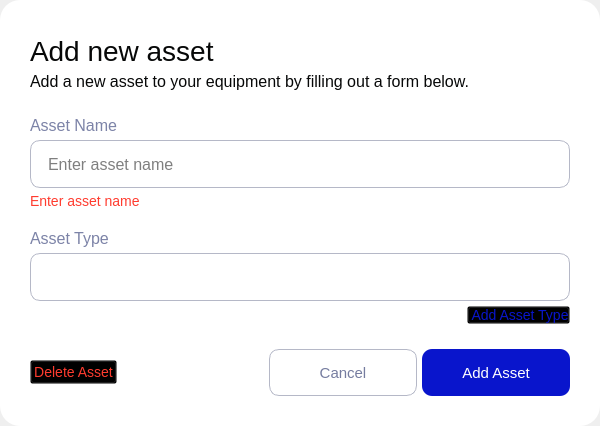
        <widget class="QWidget" name="asset_page">
         <layout class="QVBoxLayout" name="asset_layout">
          <property name="spacing">
           <number>0</number>
          </property>
          <property name="leftMargin">
           <number>0</number>
          </property>
          <property name="topMargin">
           <number>0</number>
          </property>
          <property name="rightMargin">
           <number>0</number>
          </property>
          <property name="bottomMargin">
           <number>0</number>
          </property>
          <item alignment="Qt::AlignHCenter|Qt::AlignVCenter">
           <widget class="QFrame" name="asset_main_frame">
            <property name="minimumSize">
             <size>
              <width>0</width>
              <height>0</height>
             </size>
            </property>
            <property name="maximumSize">
             <size>
              <width>16777215</width>
              <height>16777215</height>
             </size>
            </property>
            <property name="styleSheet">
             <string notr="true">QFrame {
	border-radius: 20px;
	background-color: rgb(255, 255, 255);
}

QLineEdit {
	min-width: 508px;
	min-height: 46px;
	max-width: 508px;
	max-height: 46px;
	border-radius: 10px;
	border: 1px solid #B5B8C7;
	padding-left: 15px;
	padding-right: 15px;
	font-size: 16px;
}

QLineEdit:hover {
	border: 1px solid #0915CC;
	background-color: #F2F3F6;
}

QLineEdit:focus {
	border: 1px solid #0915CC;
	background-color: #F2F3F6;
}

QLineEdit[error=true] {
	border: 1px solid #FF3C2F;
}

QComboBox {
	border-radius: 10px;
	border: 1px solid #B5B8C7;
	padding-left: 15px;
	padding-right: 15px;
	font-size: 16px;
	color: #757C9F;
}

QComboBox:hover {
	border: 1px solid #0915CC;
	background: #F2F3F6;
}

QComboBox::drop-down {
    border-top-right-radius: 3px;
    border-bottom-right-radius: 3px;
}

QComboBox::down-arrow {
	padding-right: 20px;
    image: url(:/image/arrow_drop_down.svg);
}

QComboBox QAbstractItemView
{
	background: #F9FAFB;
	padding-left: 7px;
	padding-right: 7px;
    border: 0.5px solid rgba(181, 184, 199, 0.5);
	border-radius: 8px;
	outline: 0;
}

QComboBox QAbstractItemView::item { 
	min-height: 35px;
	padding-left: 15px;
	background: #F9FAFB;
	color: #070808;
}

QListView::item:selected { 
	color: #0915CC; 
	background-color: #F2F3F6; 
	border-radius: 4px;
}

#asset_header{
	font-size: 28px;
	color: #070808;
	margin-bottom: 5px;
}

#asset_text {
	font-size: 16px;
	color: #070808;
	margin-bottom: 25px;
}

#error_asset_name, #error_asset_type {
	margin-top: 5px;
	font-size: 14px;
	color: #FF3C2F;
}

#asset_name_label {
	font-size: 16px;
	color: #7C83A7;
	margin-bottom: 5px;
}
#asset_type_label {
	font-size: 16px;
	color: #7C83A7;
	margin-bottom: 5px;
	margin-top: 20px;
}</string>
            </property>
            <property name="frameShape">
             <enum>QFrame::NoFrame</enum>
            </property>
            <property name="frameShadow">
             <enum>QFrame::Raised</enum>
            </property>
            <layout class="QVBoxLayout" name="asset_main_layout">
             <property name="spacing">
              <number>0</number>
             </property>
             <property name="leftMargin">
              <number>30</number>
             </property>
             <property name="topMargin">
              <number>35</number>
             </property>
             <property name="rightMargin">
              <number>30</number>
             </property>
             <property name="bottomMargin">
              <number>30</number>
             </property>
             <item>
              <widget class="QLabel" name="asset_header">
               <property name="styleSheet">
                <string notr="true"/>
               </property>
               <property name="text">
                <string>Add new asset</string>
               </property>
               <property name="textFormat">
                <enum>Qt::AutoText</enum>
               </property>
               <property name="alignment">
                <set>Qt::AlignJustify|Qt::AlignVCenter</set>
               </property>
               <property name="margin">
                <number>0</number>
               </property>
               <property name="indent">
                <number>-1</number>
               </property>
              </widget>
             </item>
             <item>
              <widget class="QLabel" name="asset_text">
               <property name="styleSheet">
                <string notr="true"/>
               </property>
               <property name="text">
                <string>Add a new asset to your equipment by filling out a form below.</string>
               </property>
               <property name="alignment">
                <set>Qt::AlignJustify|Qt::AlignVCenter</set>
               </property>
              </widget>
             </item>
             <item>
              <widget class="QLabel" name="asset_name_label">
               <property name="styleSheet">
                <string notr="true">margin-bottom: 5px;</string>
               </property>
               <property name="text">
                <string>Asset Name</string>
               </property>
               <property name="alignment">
                <set>Qt::AlignJustify|Qt::AlignVCenter</set>
               </property>
              </widget>
             </item>
             <item>
              <widget class="QLineEdit" name="asset_name_input">
               <property name="enabled">
                <bool>true</bool>
               </property>
               <property name="sizePolicy">
                <sizepolicy hsizetype="Fixed" vsizetype="Fixed">
                 <horstretch>0</horstretch>
                 <verstretch>0</verstretch>
                </sizepolicy>
               </property>
               <property name="minimumSize">
                <size>
                 <width>540</width>
                 <height>48</height>
                </size>
               </property>
               <property name="maximumSize">
                <size>
                 <width>540</width>
                 <height>48</height>
                </size>
               </property>
               <property name="layoutDirection">
                <enum>Qt::LeftToRight</enum>
               </property>
               <property name="styleSheet">
                <string notr="true"/>
               </property>
               <property name="text">
                <string/>
               </property>
               <property name="echoMode">
                <enum>QLineEdit::Normal</enum>
               </property>
               <property name="alignment">
                <set>Qt::AlignLeading|Qt::AlignLeft|Qt::AlignVCenter</set>
               </property>
               <property name="placeholderText">
                <string>Enter asset name</string>
               </property>
              </widget>
             </item>
             <item>
              <widget class="QLabel" name="error_asset_name">
               <property name="focusPolicy">
                <enum>Qt::NoFocus</enum>
               </property>
               <property name="styleSheet">
                <string notr="true"/>
               </property>
               <property name="text">
                <string>Enter asset name</string>
               </property>
               <property name="alignment">
                <set>Qt::AlignJustify|Qt::AlignVCenter</set>
               </property>
              </widget>
             </item>
             <item>
              <widget class="QLabel" name="asset_type_label">
               <property name="styleSheet">
                <string notr="true"/>
               </property>
               <property name="text">
                <string>Asset Type</string>
               </property>
               <property name="alignment">
                <set>Qt::AlignJustify|Qt::AlignVCenter</set>
               </property>
              </widget>
             </item>
             <item>
              <widget class="QComboBox" name="asset_type_combobox">
               <property name="minimumSize">
                <size>
                 <width>0</width>
                 <height>48</height>
                </size>
               </property>
               <property name="maximumSize">
                <size>
                 <width>540</width>
                 <height>48</height>
                </size>
               </property>
               <property name="duplicatesEnabled">
                <bool>true</bool>
               </property>
              </widget>
             </item>
             <item alignment="Qt::AlignRight">
              <widget class="QPushButton" name="asset_add_asset_type">
               <property name="cursor">
                <cursorShape>PointingHandCursor</cursorShape>
               </property>
               <property name="styleSheet">
                <string notr="true">QPushButton {
	background: transparent;
	font-size: 14px;
	color: #0915CC;
	qproperty-icon: url(:/image/round_plus_icon_default.svg);
	margin-top: 5px;
}

QPushButton:hover {
	text-decoration: underline;
}</string>
               </property>
               <property name="text">
                <string> Add Asset Type</string>
               </property>
               <property name="iconSize">
                <size>
                 <width>28</width>
                 <height>28</height>
                </size>
               </property>
              </widget>
             </item>
             <item>
              <widget class="QFrame" name="asset_bottom_frame">
               <property name="frameShape">
                <enum>QFrame::NoFrame</enum>
               </property>
               <property name="frameShadow">
                <enum>QFrame::Raised</enum>
               </property>
               <layout class="QHBoxLayout" name="asset_bottom_layout" stretch="0,0">
                <property name="spacing">
                 <number>0</number>
                </property>
                <property name="leftMargin">
                 <number>0</number>
                </property>
                <property name="topMargin">
                 <number>25</number>
                </property>
                <property name="rightMargin">
                 <number>0</number>
                </property>
                <property name="bottomMargin">
                 <number>0</number>
                </property>
                <item alignment="Qt::AlignLeft">
                 <widget class="QPushButton" name="asset_delete">
                  <property name="styleSheet">
                   <string notr="true">QPushButton {
	background: transparent;
	font-size: 14px;
	color: #FF3C2F;
	qproperty-icon: url(:/image/delete_acc_icon_hover_red.svg);
}

QPushButton:hover {
	text-decoration: underline;
}</string>
                  </property>
                  <property name="text">
                   <string>Delete Asset</string>
                  </property>
                  <property name="iconSize">
                   <size>
                    <width>24</width>
                    <height>24</height>
                   </size>
                  </property>
                 </widget>
                </item>
                <item alignment="Qt::AlignRight">
                 <widget class="QFrame" name="asset_button_frame">
                  <property name="frameShape">
                   <enum>QFrame::NoFrame</enum>
                  </property>
                  <property name="frameShadow">
                   <enum>QFrame::Raised</enum>
                  </property>
                  <layout class="QHBoxLayout" name="asset_button_layout">
                   <property name="spacing">
                    <number>5</number>
                   </property>
                   <property name="leftMargin">
                    <number>0</number>
                   </property>
                   <property name="topMargin">
                    <number>0</number>
                   </property>
                   <property name="rightMargin">
                    <number>0</number>
                   </property>
                   <property name="bottomMargin">
                    <number>0</number>
                   </property>
                   <item>
                    <widget class="QPushButton" name="cancel_asset_butt">
                     <property name="cursor">
                      <cursorShape>PointingHandCursor</cursorShape>
                     </property>
                     <property name="styleSheet">
                      <string notr="true">QPushButton {
	min-width: 146px;
	min-height: 45px;
	max-width: 146px;
	max-height: 45px;
	border-radius: 10px;
	border: 1px solid #B5B8C7;
	font-size: 15px;
	color: #FFFFFF;
	color: #757C9F;
}

QPushButton:hover {
	color: #0915CC;
	border: 1px solid #0915CC;
}</string>
                     </property>
                     <property name="text">
                      <string>Cancel</string>
                     </property>
                    </widget>
                   </item>
                   <item>
                    <widget class="QPushButton" name="add_asset_butt">
                     <property name="minimumSize">
                      <size>
                       <width>148</width>
                       <height>47</height>
                      </size>
                     </property>
                     <property name="cursor">
                      <cursorShape>PointingHandCursor</cursorShape>
                     </property>
                     <property name="styleSheet">
                      <string notr="true">QPushButton {
	border-radius: 10px;
	font-size: 15px;
	color: #FFFFFF;
	background: #0915CC;
}

QPushButton:hover {
background: rgba(9, 21, 204, 0.8);
}</string>
                     </property>
                     <property name="text">
                      <string>Add Asset</string>
                     </property>
                    </widget>
                   </item>
                  </layout>
                 </widget>
                </item>
               </layout>
              </widget>
             </item>
            </layout>
           </widget>
          </item>
         </layout>
        </widget>
